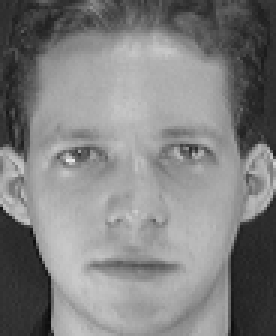
#> input picture PCA/ATnT/s1/1.pgm, 92 x 112 px (shown 3 times larger); its folder holds 3 pictures in this run
$ jupyter execute --allow-errors Q2.ipynb
#> lines starting #> are read from the running program, lines starting #| are printed output that depends on the picture
# SMAI Assignment - 2

## Question - `2` : Face Recognition using Principal Component Analysis

| | |
|- | -|
| Course | Statistical Methods in AI |
| Release Date | `16.02.2023` |
| Due Date | `24.02.2023` |

### <b>Objective:</b>
This question requires you to create a basic facial recognition system using a technique called principal component analysis (PCA)
by projecting the face images on the feature space (face space) which best
represents the variations among distinct faces. The face space is defined as the
“Eigenfaces", which are the eigenvectors of the set of faces.

The goal of implementing this system is to recognize a person's face by comparing it to a pre-existing database of faces, and identifying the closest match.

Link to paper on Eigenfaces: [https://sites.cs.ucsb.edu/~mturk/Papers/mturk-CVPR91.pdf](https://sites.cs.ucsb.edu/~mturk/Papers/mturk-CVPR91.pdf)

### <b>About the dataset:</b>
The AT&T face dataset contains a set of grayscale face images with dimensions 92x112. The images are organised in 40 directories (one for each subject), which have names of the form sX, where X indicates the subject number (between 1 and 40). In each of these directories, there are ten different images of that subject, which have names of the form Y.pgm, where Y is the image number for that subject (between 1 and 10). These 10 images per person are taken at different times, varying the lighting, facial expressions (open / closed eyes, smiling / not smiling) and facial details (glasses / no glasses). All the images were taken against a dark homogeneous background with the subjects in an upright, frontal position (with tolerance for some side movement). <b>Link:</b> [https://git-disl.github.io/GTDLBench/datasets/att_face_dataset/](https://git-disl.github.io/GTDLBench/datasets/att_face_dataset/)

### Tasks
1. Load dataset and divide the date into training and test sets.
2. Implement the PCA algorithm from scratch.
3. Implement image reconstruction using the eigen projections and visualise differences for different number of components.
4. Visualise the mean(Eigen face) generated.
5. Given training set, obtain accuracy by attempting a face regonition module and obtaining the accuracy for different number of principal components.

#### Import Libraries

[cell 1]
import cv2
import numpy as np
import matplotlib.pyplot as plt
from sklearn.model_selection import train_test_split
from sklearn.metrics import accuracy_score

#### Import Dataset
Assign labels for the images based on the subdirectories to obtain X(images array) and y (labels).

Ensure that the test data contains atleast one image from each category.

[cell 2]
path = "./ATnT/"
X = []
y = []
for i in range(1,41):
    for j in range(1,11):
        img = cv2.imread(f"{path}s{i}/{j}.pgm", cv2.IMREAD_GRAYSCALE)
#> img is the input picture: shape (112, 92); min 11, max 234, mean 128.3
        X.append(img)
        y.append(i)

[cell 3]
X[0].shape
#> Out = (112, 92)

#> (a cell that did not finish here is left out)

#> (a cell that did not finish here is left out)

[cell 6]
y = np.array(y)

#> (a cell that did not finish here is left out)

#> (a cell that did not finish here is left out)

#> (a cell that did not finish here is left out)

#### Implement PCA Algorithm.

Explain your steps with comments and write a brief explanation of the method.

1. Find the mean face
2. Normalize face matrix
3. Find Covariance Matrix
4. Find eigen values and eigen vectors
5. Sort the eigen values and return the eigen vectors corresponding to the top n_components eigen values.

[cell 10]
"""
Implement pca in the following function by taking the following arguements:
1. X(images array)
2. number of components
The function must return the eigen vectors (principal components) also termed "Eigen faces"
"""
def principalComponentAnalysis(X, n_components):
  mean_face = X.mean(axis=0)
  X = X - mean_face # normalize
  S = np.cov(X,rowvar=False)# covariance matrix
  eigenvalues, eigenvectors = np.linalg.eigh(S)
  all_eigen_faces = []
  for n in n_components:
    eigen_faces = np.array(list(map(lambda x : x[1],list(zip(eigenvalues,eigenvectors.T))[::-1]))[:n])
    all_eigen_faces.append(eigen_faces)
  return mean_face,all_eigen_faces

#### Implement Image Reconstruction from Eigenfaces

Explain your steps with comments and write a brief explanation of the method.

1. Take dot product of mean subtracted images with eigen faces to get weights correspoding to each eigen face.
2. get the weighted sum of each eigen faces to get back the reconstructed image

[cell 11]
# Function to implement image reconstruction by taking arguements as necessary.
def project(images,eigen_faces,mean_face):
  return eigen_faces @ (images - mean_face).T
def imageReconstruction(images,mean_face,eigen_faces):


  weights = project(images,eigen_faces,mean_face)


  return weights.T @ eigen_faces

#### Visualisation
Visualise the results for different number of principal components(pc = 5,10,100, 1000, all).

**Note:** Ensure that the images are labelled appropriately.

#> (a cell that did not finish here is left out)

[cell 13]
n_components = [5,10,100,1000,5000,10304]
#> (the rest of this cell did not finish here and is left out)

#> (a cell that did not finish here is left out)

#> (a cell that did not finish here is left out)

[cell 16]
fig,axes = plt.subplots(1,7,figsize=(10,6))
axes[0].imshow(img.reshape(112,92),cmap='gray')
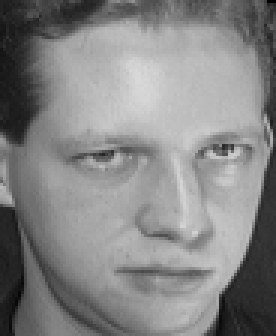
#> img: shape (112, 92) (shown 3 times larger); min 1, max 217, mean 132.8
axes[0].set_title("Original")
#> (the rest of this cell did not finish here and is left out)
